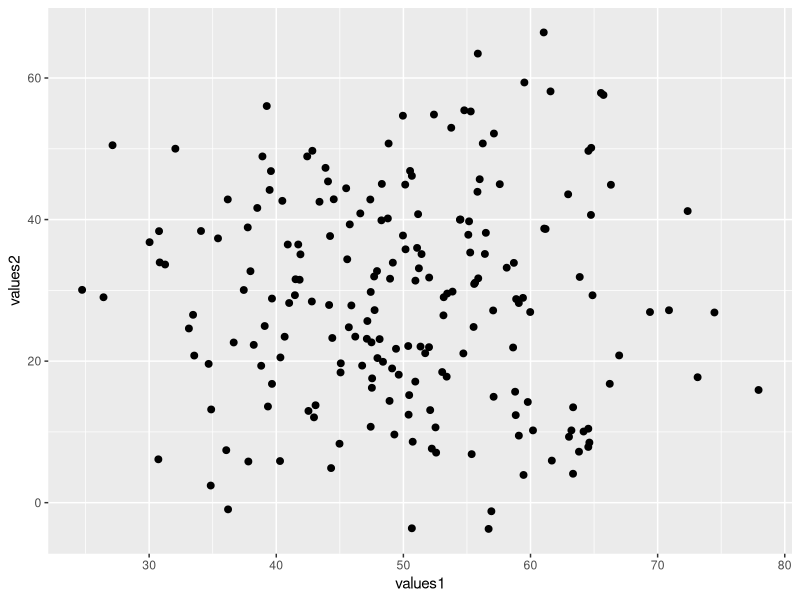
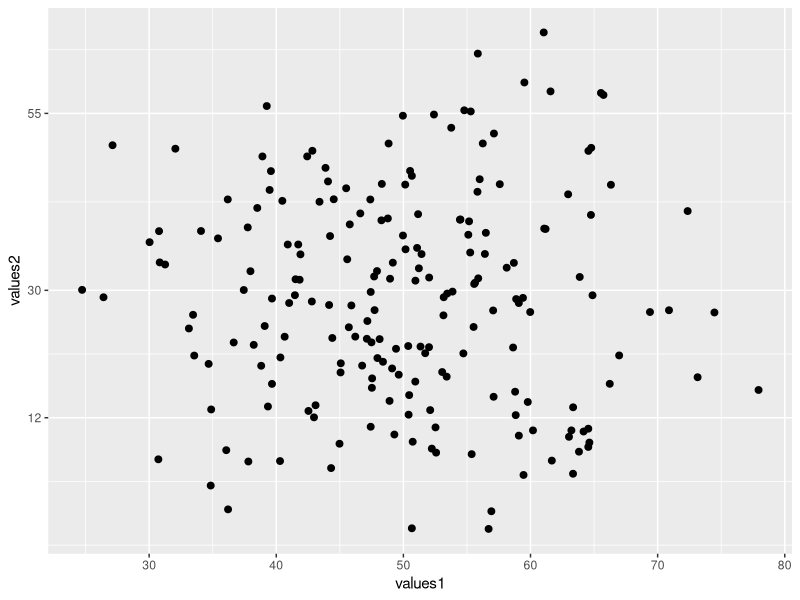
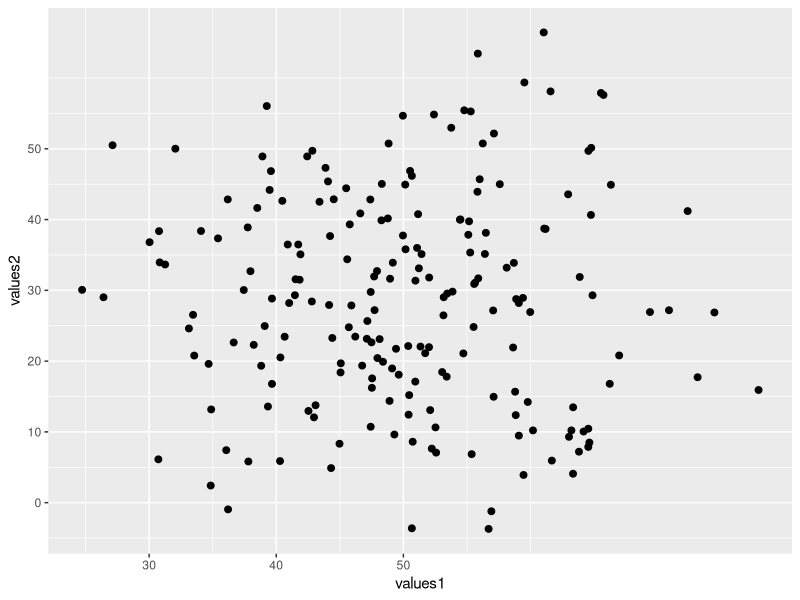
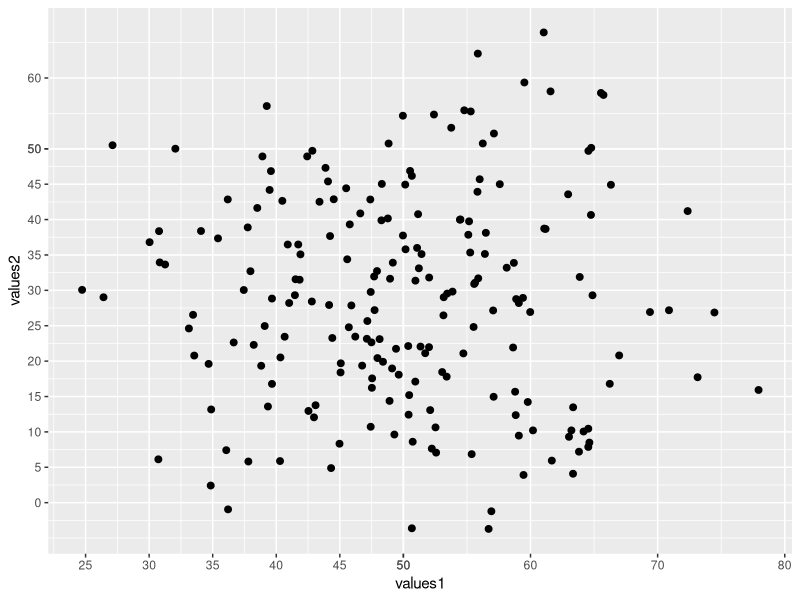
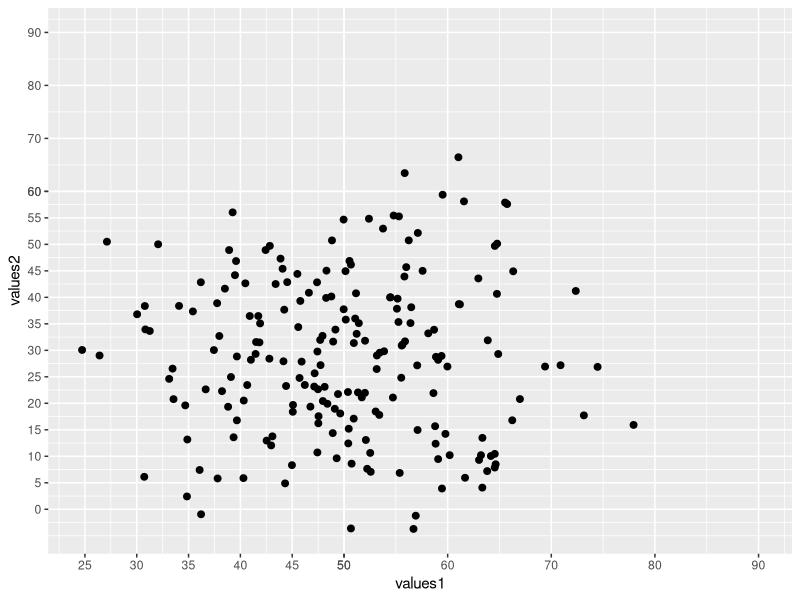
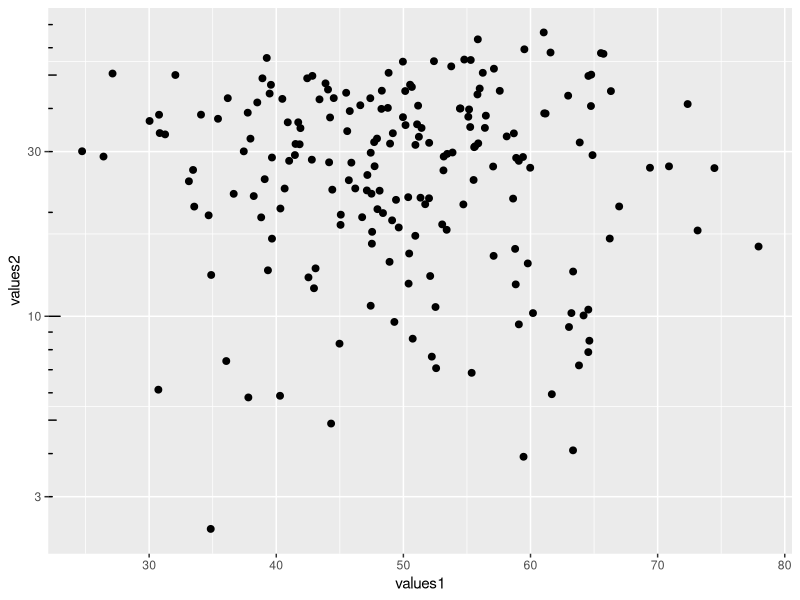

R code for these plots, in order:
## ---- chunk 1
knitr::opts_chunk$set(echo = TRUE, fig.align='center')

# title: axis ticks
# author: jonathan
# revised: 15/3/2020 

WEB <- c("https://bioceed.uib.no/dropfolder/bioSTATS/Rmd/Visualizing/Essential/axis-ticks.html")
GIT <- c("https://github.com/jonathansoule/biostats/blob/master/Visualizing/Essential/axis-ticks.Rmd")
library(ggplot2)

# variable 1
values1 <- rnorm(200, mean=50, sd=10)
# variable 2
values2 <- c(rnorm(100, mean=20, sd=10), rnorm(100, mean=40, sd=10))

# dataframe
df <- data.frame(values1, values2)
## ---- chunk 2
baseplot <- ggplot(df, aes(values1, values2)) +
  geom_point(size=2)
baseplot
## ---- chunk 3
baseplot + 
  scale_y_continuous(breaks=c(12, 30, 55))
## ---- chunk 4
baseplot +
  scale_x_continuous(breaks=seq(0, 50, 10)) +
  scale_y_continuous(breaks=seq(0, 50, 10))
## ---- chunk 5
baseplot +
  scale_x_continuous(breaks=c(seq(0, 50, 5), seq(50, 90, 10))) +
  scale_y_continuous(breaks=c(seq(0, 50, 5), seq(50, 90, 10)))
## ---- chunk 6
baseplot +
  scale_x_continuous(limits=c(NA,90), breaks=c(seq(0, 50, 5), seq(50, 90, 10))) +
  scale_y_continuous(limits=c(NA,90), breaks=c(seq(0, 60, 5), seq(60, 90, 10)))
## ---- chunk 7
baseplot + 
  scale_y_continuous(trans = "log10") +
  annotation_logticks(sides="l") 
